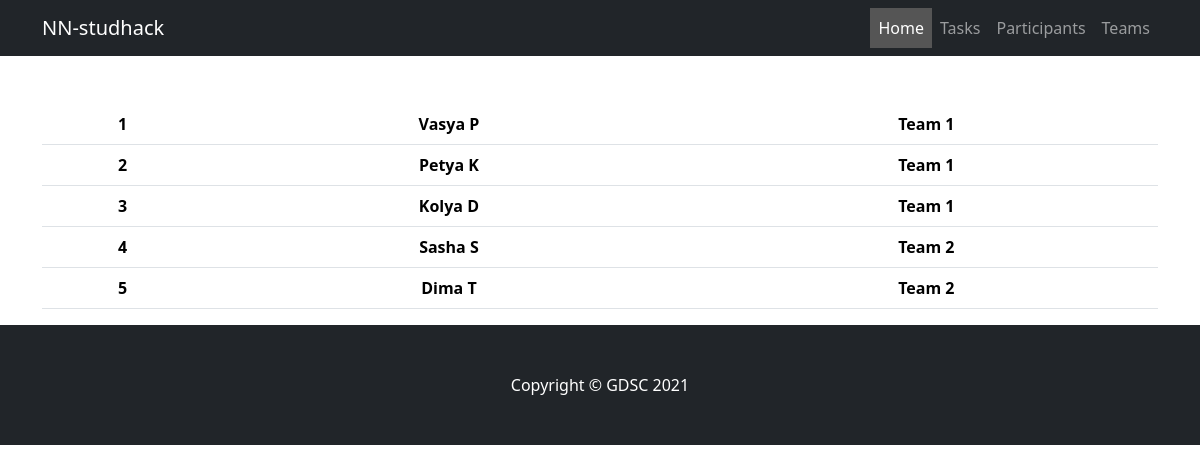
The page /studhack/parts on the database its author committed.
### studhack/models.py (models this page shows, shortened)
class Participants(models.Model):
    full_name = models.CharField(max_length=255)
    team = models.ForeignKey('Teams', on_delete=models.PROTECT, null=True) #one to Many?

class Teams(models.Model):
    id = models.IntegerField(primary_key=True, unique=True)
    team_name = models.CharField(max_length=255)
    task = models.ForeignKey('Tasks', on_delete=models.PROTECT, null=True)
    def __str__(self):
        return self.team_name

### studhack/views.py (the view)
# urls.py: path('parts', parts, name='parts'),
def parts(request):
    participants = Participants.objects.all()
    context = {
        'participants' : participants,
    }
    return render(request, 'studhack/parts.html', context=context)

### studhack/templates/studhack/parts.html
{% extends 'studhack/base.html' %}
{% block content%}
<div class="container">
    <div class="text-center mt-5">
        <table class="table">
            {% for part in participants %}
            <tr><th>{{part.id}}</th><th>{{part.full_name}}</th><th>{{part.team}}</th></tr>
            {% endfor %}
        </table>
    </div>
</div>
{% endblock %}

### rows shown on the page
Participants: id "1", full_name "Vasya P", team "Team 1"
Participants: id "2", full_name "Petya K", team "Team 1"
Participants: id "3", full_name "Kolya D", team "Team 1"
Participants: id "4", full_name "Sasha S", team "Team 2"
Participants: id "5", full_name "Dima T", team "Team 2"
